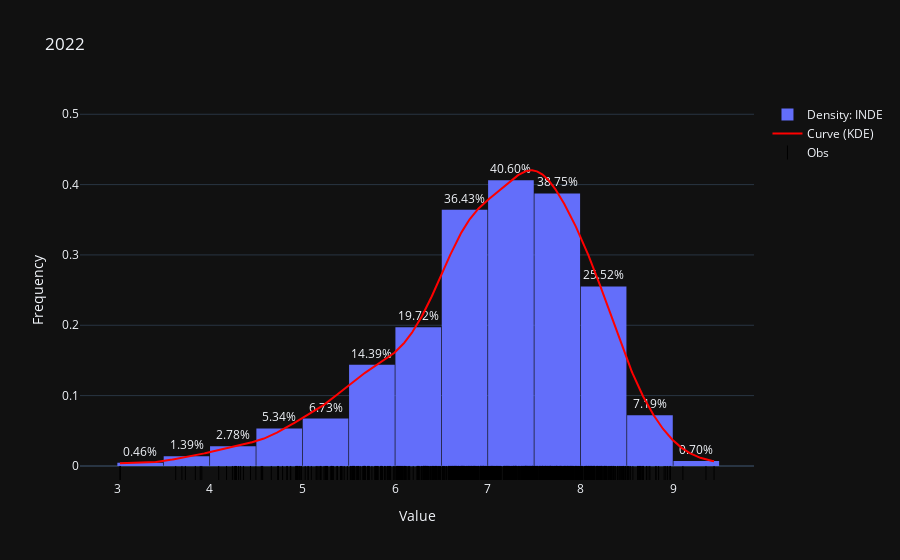

Notebook source saved alongside this figure:
### Code cell
plot_histograma(df_2022_cleaned, 'INDE', 2022)

### Figure 1 — Plotly figure (JSON) as saved in the notebook; plotly's stock layout.template omitted (floating-point values rounded to 4 significant figures; data arrays with more than 128 entries replaced by an {"elided": "..."} marker saying what was removed)
{"data": [{"histnorm": "probability density", "name": "Density: INDE", "nbinsx": 25, "x": {"elided": "862 float values"}, "type": "histogram", "textposition": "outside", "texttemplate": "%{y:.2%}"}, {"line": {"color": "red"}, "mode": "lines", "name": "Curve (KDE)", "x": {"elided": "1000 float values"}, "y": {"elided": "1000 float values"}, "type": "scatter"}, {"marker": {"color": "black", "size": 10, "symbol": "line-ns-open"}, "mode": "markers", "name": "Obs", "x": {"elided": "862 float values"}, "y": {"elided": "862 float values"}, "type": "scatter"}], "layout": {"yaxis": {"title": {"text": "Frequency"}, "range": [-0.02, 0.5203]}, "uniformtext": {"mode": "hide"}, "title": {"text": "2022"}, "xaxis": {"title": {"text": "Value"}}, "bargap": 0.015}}
